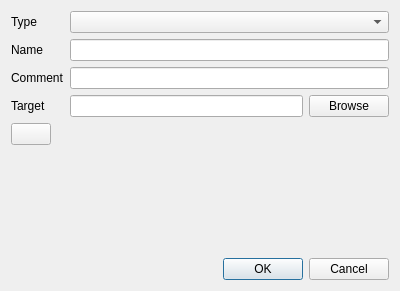
<?xml version="1.0" encoding="UTF-8"?>
<ui version="4.0">
 <class>Dialog</class>
 <widget class="QDialog" name="Dialog">
  <property name="geometry">
   <rect>
    <x>0</x>
    <y>0</y>
    <width>400</width>
    <height>291</height>
   </rect>
  </property>
  <property name="windowTitle">
   <string>Dialog</string>
  </property>
  <layout class="QGridLayout" name="gridLayout">
   <item row="1" column="1">
    <widget class="QDialogButtonBox" name="buttonBox">
     <property name="orientation">
      <enum>Qt::Horizontal</enum>
     </property>
     <property name="standardButtons">
      <set>QDialogButtonBox::Cancel|QDialogButtonBox::Ok</set>
     </property>
    </widget>
   </item>
   <item row="0" column="1">
    <layout class="QFormLayout" name="formLayout">
     <item row="0" column="0">
      <widget class="QLabel" name="label">
       <property name="text">
        <string>Type</string>
       </property>
      </widget>
     </item>
     <item row="0" column="1">
      <widget class="QComboBox" name="comboBox"/>
     </item>
     <item row="1" column="0">
      <widget class="QLabel" name="label_2">
       <property name="text">
        <string>Name</string>
       </property>
      </widget>
     </item>
     <item row="1" column="1">
      <widget class="QLineEdit" name="lineEdit"/>
     </item>
     <item row="3" column="0">
      <widget class="QLabel" name="label_3">
       <property name="text">
        <string>Target</string>
       </property>
      </widget>
     </item>
     <item row="3" column="1">
      <layout class="QHBoxLayout" name="horizontalLayout">
       <item>
        <widget class="QLineEdit" name="lineEdit_2"/>
       </item>
       <item>
        <widget class="QPushButton" name="pushButton">
         <property name="text">
          <string>Browse</string>
         </property>
        </widget>
       </item>
      </layout>
     </item>
     <item row="5" column="1">
      <spacer name="verticalSpacer">
       <property name="orientation">
        <enum>Qt::Vertical</enum>
       </property>
       <property name="sizeHint" stdset="0">
        <size>
         <width>20</width>
         <height>40</height>
        </size>
       </property>
      </spacer>
     </item>
     <item row="2" column="1">
      <widget class="QLineEdit" name="lineEdit_3"/>
     </item>
     <item row="2" column="0">
      <widget class="QLabel" name="label_4">
       <property name="text">
        <string>Comment</string>
       </property>
      </widget>
     </item>
     <item row="4" column="0">
      <widget class="QPushButton" name="pushButton_2">
       <property name="text">
        <string/>
       </property>
       <property name="icon">
        <iconset resource="vostok.qrc">
         <normaloff>:/png/png/vostok_48.png</normaloff>:/png/png/vostok_48.png</iconset>
       </property>
       <property name="iconSize">
        <size>
         <width>48</width>
         <height>48</height>
        </size>
       </property>
      </widget>
     </item>
    </layout>
   </item>
  </layout>
 </widget>
 <resources>
  <include location="vostok.qrc"/>
 </resources>
 <connections>
  <connection>
   <sender>buttonBox</sender>
   <signal>accepted()</signal>
   <receiver>Dialog</receiver>
   <slot>accept()</slot>
   <hints>
    <hint type="sourcelabel">
     <x>248</x>
     <y>254</y>
    </hint>
    <hint type="destinationlabel">
     <x>157</x>
     <y>274</y>
    </hint>
   </hints>
  </connection>
  <connection>
   <sender>buttonBox</sender>
   <signal>rejected()</signal>
   <receiver>Dialog</receiver>
   <slot>reject()</slot>
   <hints>
    <hint type="sourcelabel">
     <x>316</x>
     <y>260</y>
    </hint>
    <hint type="destinationlabel">
     <x>286</x>
     <y>274</y>
    </hint>
   </hints>
  </connection>
 </connections>
</ui>
